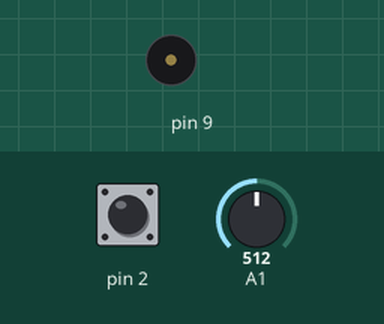
Recording of a sketch running on a simulated Arduino Uno, built with avr-gcc and run on an emulated ATmega328P. On the bench: buzzer (waves = sounding). Inputs (shaded band) come from the test bench; at power-on: pin 2 HIGH, A1 = 512. What the sketch prints to the serial monitor is not drawn.

Above: at 1.2 s.
1.3 s: pin 2 pulled LOW for 0.15 s
At 1.38 s:
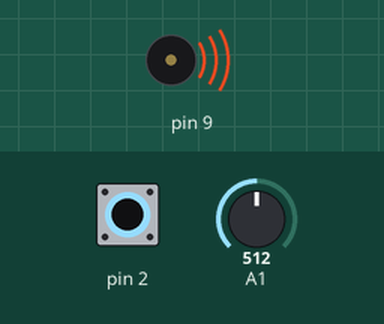
4.4 s: pin 2 pulled LOW for 1 s
At 5.7 s:
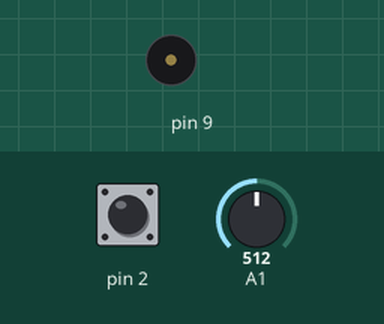
Timing chart, 0 to 7.4 s (numbered marks = the images above; inputs shaded):
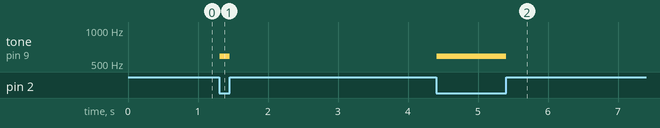

Measured:
- after the input at 1.3 s, tone on pin 9: silent → 587 Hz at once, → silent 0.14 s later
- after the input at 4.4 s, tone on pin 9: silent → 587 Hz at once, → silent 0.99 s later

The sketch:

tromboneEletronico.ino
```cpp
// Verificar licensa do codigo antes de modificar e compartilhar...
// GitHub:  NetoRL22
// Linkedin:  roberto-ledesma-neto

// essa constante define razao da progressão geométrica entre as frequencias das notas musicais
const double razao = 1.05946320547;
// essa constante define de quanto em quanto do valor recebido do potenciometro que uma nota musical será mudada (640 que é o total do meu potenciometro / 43)
const double fracaoPotenciometro = 14.8837209302;
// essa constante define qual a frequencia da nota mi1, que é a primeira do nosso instrumento
const double miUm = 82.406876;

// essa funcao é executada sempre no inicio da execucao do arduino
void setup() {
  // inicia o monitor serial
  Serial.begin(9600);
  // botão
  pinMode(2, INPUT_PULLUP);
  // buzzer
  pinMode(9, OUTPUT);
  // potenciometro
  pinMode(A1, INPUT);
}

// essa funcao é executada repetidamente enquanto o arduino estiver ligado
void loop() {
  // identifica se o botão NÃO está pressionado
  if(digitalRead(2)){
      noTone(9);
  } // identifica se o botão ESTÁ pressionado
  else{
    // gera barulho no buzzer com base na frequencia da mi multiplicado pela razao da pg das notas elevado a qual das 43 notas o potenciometro indica (literalmete um an de PG)
    tone(9, miUm * pow(razao, getPitch()));
  }
// registra a acao do potenciometro para Debugging
Serial.println(getPitch());
}

// funcao executada para obter em que nota o potenciometro indica
double getPitch(){
  // verifica se o valor lido na porta analogica do potenciometro corresponde a cada uma das notas existentes
  if(analogRead(A1)<fracaoPotenciometro*1){
    return 0;
  }
  else if(analogRead(A1)<fracaoPotenciometro*2){
    return 1;
  }
  else if(analogRead(A1)<fracaoPotenciometro*3){
    return 2;
  }
  else if(analogRead(A1)<fracaoPotenciometro*4){
    return 3;
  }
  else if(analogRead(A1)<fracaoPotenciometro*5){
    return 4;
  }
  else if(analogRead(A1)<fracaoPotenciometro*6){
    return 5;
  }
  else if(analogRead(A1)<fracaoPotenciometro*7){
    return 6;
  }
  else if(analogRead(A1)<fracaoPotenciometro*8){
    return 7;
  }
  else if(analogRead(A1)<fracaoPotenciometro*9){
    return 8;
  }
  else if(analogRead(A1)<fracaoPotenciometro*10){
    return 9;
  }
  else if(analogRead(A1)<fracaoPotenciometro*11){
    return 10;
  }
  else if(analogRead(A1)<fracaoPotenciometro*12){
    return 11;
  }
  else if(analogRead(A1)<fracaoPotenciometro*13){
    return 12;
  }
  else if(analogRead(A1)<fracaoPotenciometro*14){
    return 13;
  }
  else if(analogRead(A1)<fracaoPotenciometro*15){
    return 14;
  }
  else if(analogRead(A1)<fracaoPotenciometro*16){
    return 15;
  }
  else if(analogRead(A1)<fracaoPotenciometro*17){
    return 16;
  }
  else if(analogRead(A1)<fracaoPotenciometro*18){
    return 17;
  }
  else if(analogRead(A1)<fracaoPotenciometro*19){
    return 18;
  }
  else if(analogRead(A1)<fracaoPotenciometro*20){
    return 19;
  }
  else if(analogRead(A1)<fracaoPotenciometro*21){
    return 20;
  }
  else if(analogRead(A1)<fracaoPotenciometro*22){
    return 21;
  }
  else if(analogRead(A1)<fracaoPotenciometro*23){
    return 22;
  }
  else if(analogRead(A1)<fracaoPotenciometro*24){
    return 23;
  }
  else if(analogRead(A1)<fracaoPotenciometro*25){
    return 24;
  }
  else if(analogRead(A1)<fracaoPotenciometro*26){
    return 25;
  }
  else if(analogRead(A1)<fracaoPotenciometro*27){
    return 26;
  }
  else if(analogRead(A1)<fracaoPotenciometro*28){
    return 27;
  }
  else if(analogRead(A1)<fracaoPotenciometro*29){
    return 28;
  }
  else if(analogRead(A1)<fracaoPotenciometro*30){
    return 29;
  }
  else if(analogRead(A1)<fracaoPotenciometro*31){
    return 30;
  }
  else if(analogRead(A1)<fracaoPotenciometro*32){
    return 31;
  }
  else if(analogRead(A1)<fracaoPotenciometro*33){
    return 32;
  }
  else if(analogRead(A1)<fracaoPotenciometro*34){
    return 33;
  }
  else if(analogRead(A1)<fracaoPotenciometro*35){
    return 34;
  }
  else if(analogRead(A1)<fracaoPotenciometro*36){
    return 35;
  }
  else if(analogRead(A1)<fracaoPotenciometro*37){
    return 36;
  }
  else if(analogRead(A1)<fracaoPotenciometro*38){
    return 37;
  }
  else if(analogRead(A1)<fracaoPotenciometro*39){
    return 38;
  }
  else if(analogRead(A1)<fracaoPotenciometro*40){
    return 39;
  }
  else if(analogRead(A1)<fracaoPotenciometro*41){
    return 40;
  }
  else if(analogRead(A1)<fracaoPotenciometro*42){
    return 41;
  }
  else{
    return 42;
  }
}

// Ass: Roberto Ledesma Neto
```
